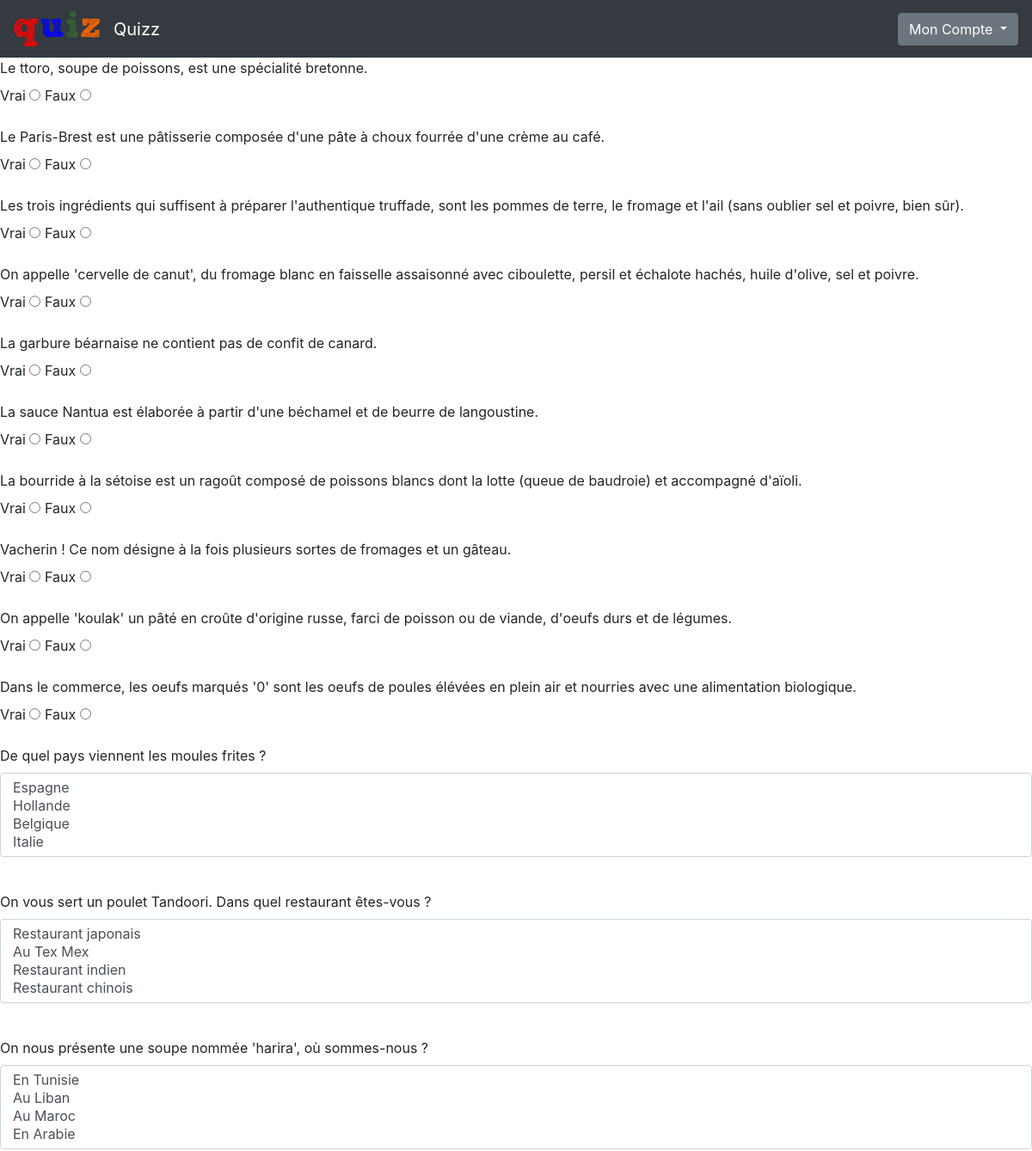
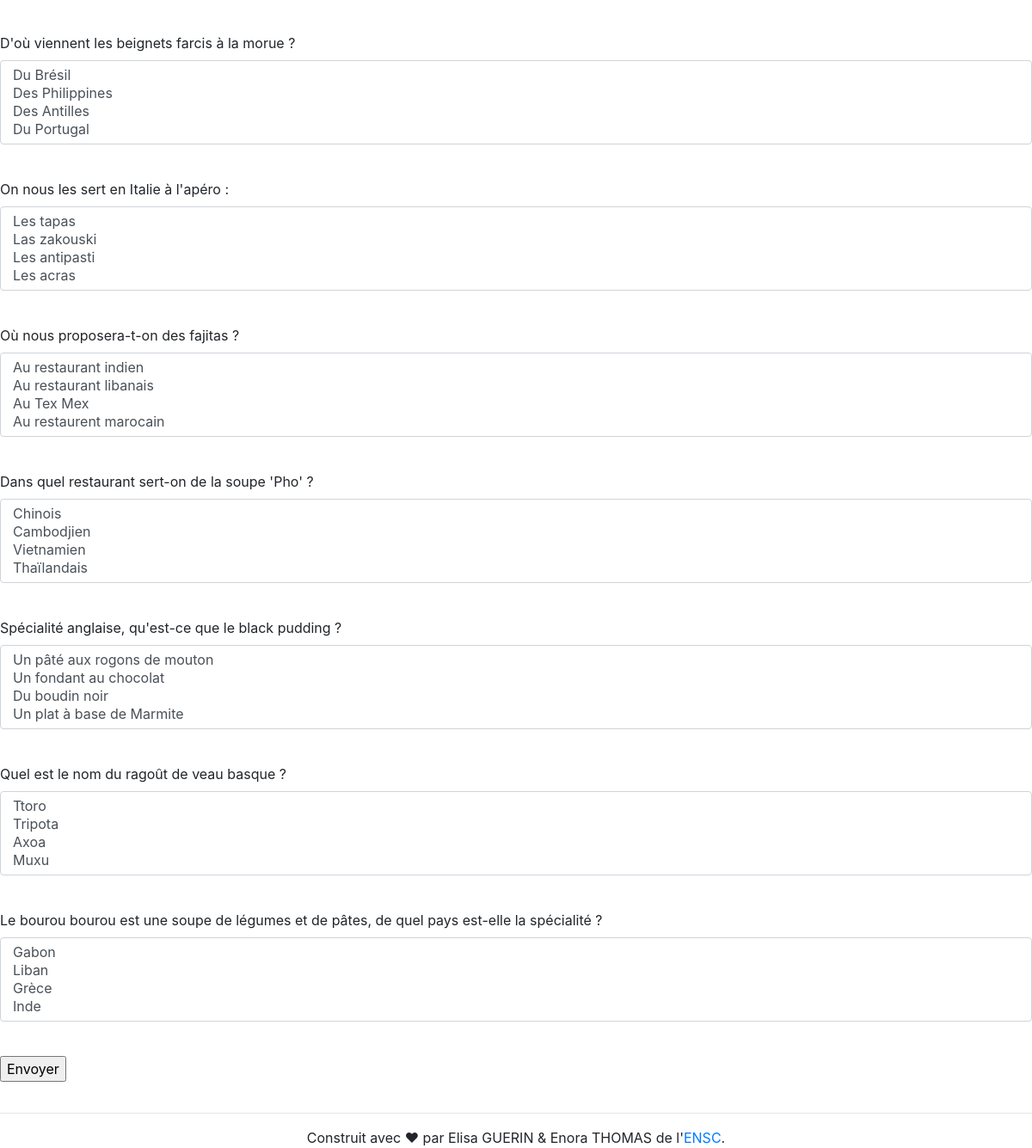
Screenshot of /questions.php?id1=3&id2=3 (signed in) with the database file from the repository (2 pictures, top to bottom).
### tables this page shows
CREATE TABLE QUESTION( 
id_question INTEGER NOT NULL, 
id_theme INTEGER  NOT NULL,
type VARCHAR(50) NOT NULL, 
question VARCHAR(200) NOT NULL,
reponse_vraie VARCHAR(200) NOT NULL,
reponse_fausse1 VARCHAR(200),
reponse_fausse2 VARCHAR(200),
reponse_fausse3 VARCHAR(200),
PRIMARY KEY (id_question, id_theme),
FOREIGN KEY (id_theme) REFERENCES THEME(id_theme)
);

### includes/functions.php (called while the page is built, shortened)
<?php
function isUserConnected() {
    return isset($_SESSION['login']);
}
function getQuestion($idQuest, $idTheme, $bdd) {
    $requete = $bdd->prepare('select * from QUESTION where id_theme=? and id_question=?');
    $requete->execute(array($idTheme, $idQuest));
    $question = $requete->fetch();
    return $question;
}?>

### questions.php (the view, shortened to what this page needs)
<?php
require_once "includes/header.php" ;
require_once "includes/functions.php" ;
$themeId = $_GET['id1'];
$diffId = $_GET['id2'];
$bdd = getDb();
$requete = $bdd->prepare('SELECT * FROM THEME WHERE id_theme=?');
$theme = $requete->execute(array($themeId));
$theme = $requete->fetch();
$nbQuestTheme = $theme['nb_questions'];
$requete = $bdd->prepare("SELECT * FROM DIFFICULTE where id_difficulte=?");
$requete->execute(array($diffId));
$difficulte = $requete->fetch();
$nbQuest = $difficulte['nb_questions'];
$tabInd = range(1, $nbQuestTheme, 1);
$questSelect = array_rand($tabInd, $nbQuest);
?>
<?php if (isUserConnected())
{
?>
    <form method="POST" id="formulaire" action="resultat.php?id1=<?=$themeId?>&id2=<?=$diffId?>">
        <?php
        $tableau = array();
        foreach ($questSelect as $idQuest)
        {
            $question = getQuestion($idQuest+1, $themeId, $bdd);
            array_push($tableau, $question['id_question']);
            ?>
            <div class="form-group">
                <label><?= $question['question'] ?></label>
            <?php
            if ($question['type'] == "qcm")
            {
                ?></br>
                <select class="form-control" name="reponse<?= $question['id_question'] ?>" size="4" required>
                    <option value="reponse_fausse1"><?= $question['reponse_fausse1'] ?></option>
                    <option value="reponse_fausse2"><?= $question['reponse_fausse2'] ?></option>
                    <option value="reponse_vraie"><?= $question['reponse_vraie'] ?></option>
                    <option value="reponse_fausse3"><?= $question['reponse_fausse3'] ?></option>
                </select></br>
                <?php
            }
            elseif ($question['type'] == "vrai_faux")
            {
                ?></br>
                <label for="Vrai">Vrai</label>
                <input type="radio" name="reponse<?= $question['id_question']?>" value="Vrai" required/>
                <label for="Faux">Faux</label>
                <input type="radio" name="reponse<?= $question['id_question']?>" value="Faux" required/>
                <?php
            }
            else
            {
                ?></br>
                <input type="text" name="reponse<?= $question['id_question']?>" size="50" required/><br>
                <div class="invalid-feedback">Veuillez sélectionner une réponse</div>
                <?php
            }?>
            </div>
            <?php
        }
        ?>
        <input id="envoyerBtn" type="submit" value="Envoyer"/>
    </form>
<?php
}
else
{
    include("includes/erreur.php");
}
?>
<?php include("includes/footer.php"); ?>

### css/style.css (style rules this page uses)
body { position: center; }

### rows the page displays
question: question "Le ttoro, soupe de poissons, est une spécialité bretonne."
question: question "Le Paris-Brest est une pâtisserie composée d'une pâte à choux fourrée d'une crème au café."
question: question "Les trois ingrédients qui suffisent à préparer l'authentique truffade, sont les pommes de terre, le fromage et l'ail (sans oublier sel et poivre, bien sûr)."
question: question "On appelle 'cervelle de canut', du fromage blanc en faisselle assaisonné avec ciboulette, persil et échalote hachés, huile d'olive, sel et poivre."
question: question "La garbure béarnaise ne contient pas de confit de canard."
question: question "La sauce Nantua est élaborée à partir d'une béchamel et de beurre de langoustine."
question: question "La bourride à la sétoise est un ragoût composé de poissons blancs dont la lotte (queue de baudroie) et accompagné d'aïoli."
question: question "Vacherin ! Ce nom désigne à la fois plusieurs sortes de fromages et un gâteau."
question: question "On appelle 'koulak' un pâté en croûte d'origine russe, farci de poisson ou de viande, d'oeufs durs et de légumes."
question: question "Dans le commerce, les oeufs marqués '0' sont les oeufs de poules élévées en plein air et nourries avec une alimentation biologique."
question: question "De quel pays viennent les moules frites ?", id_question "Espagne / Hollande / Belgique / Italie"
question: question "On vous sert un poulet Tandoori. Dans quel restaurant êtes-vous ?", id_question "Restaurant japonais / Au Tex Mex / Restaurant indien / Restaurant chinois"
question: question "On nous présente une soupe nommée 'harira', où sommes-nous ?", id_question "En Tunisie / Au Liban / Au Maroc / En Arabie"
question: question "D'où viennent les beignets farcis à la morue ?", id_question "Du Brésil / Des Philippines / Des Antilles / Du Portugal"
question: question "On nous les sert en Italie à l'apéro :", id_question "Les tapas / Las zakouski / Les antipasti / Les acras"
question: question "Où nous proposera-t-on des fajitas ?", id_question "Au restaurant indien / Au restaurant libanais / Au Tex Mex / Au restaurent marocain"
question: question "Dans quel restaurant sert-on de la soupe 'Pho' ?", id_question "Chinois / Cambodjien / Vietnamien / Thaïlandais"
question: question "Spécialité anglaise, qu'est-ce que le black pudding ?", id_question "Un pâté aux rogons de mouton / Un fondant au chocolat / Du boudin noir / Un plat à base de Marmite"
question: question "Quel est le nom du ragoût de veau basque ?", id_question "Ttoro / Tripota / Axoa / Muxu"
question: question "Le bourou bourou est une soupe de légumes et de pâtes, de quel pays est-elle la spécialité ?", id_question "Gabon / Liban / Grèce / Inde"
